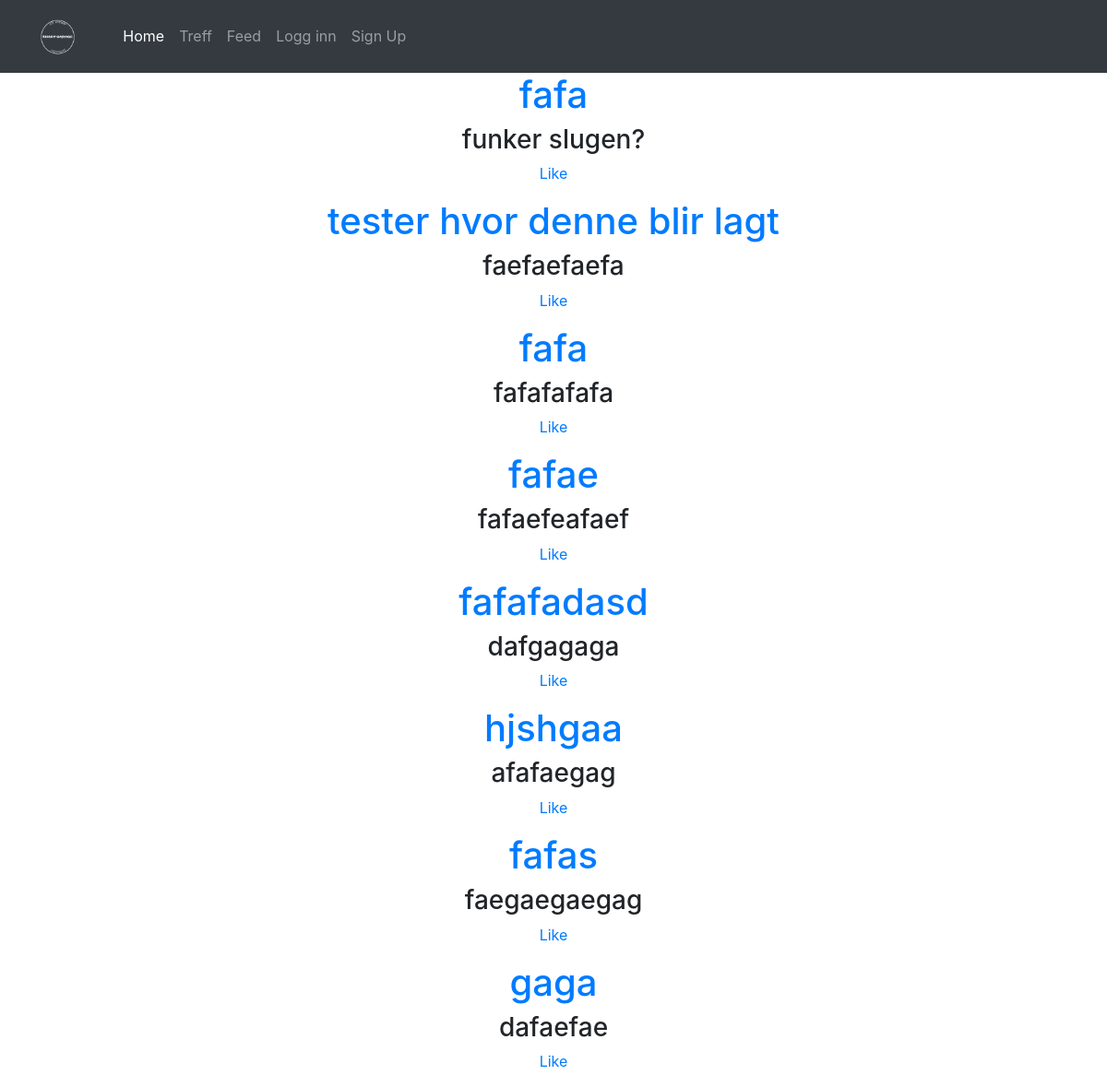
Page /posts/post_feed/ on the committed database.
### posts/models.py (models this page shows, shortened)
class Post(models.Model):
    user_fk = models.ForeignKey(User, related_name = "user_posting")
    post_title = models.CharField(max_length = 100)
    post_image = models.ImageField(upload_to="post_pic", blank = True)
    post_description = models.TextField(max_length = 255, blank = True)
    post_likes = models.ManyToManyField(auth.models.User, blank = True, related_name = "post_likes")
    post_created = models.DateTimeField(auto_now_add = True)
    slug = models.SlugField(unique = True)
    def get_absolute_url(self):
        return reverse('posts:post_detail', kwargs={'slug':self.slug})
    def post_like(self):
        return reverse('posts:post_like', kwargs={'slug':self.slug})
    class Meta:
        ordering = ['-post_created']

### posts/views.py (the view)
class PostList(ListView):
    model = models.Post
    template_name = 'posts/post_list.html'

### posts/templates/posts/post_list.html
{% extends "base.html" %}
{% load staticfiles %}
{% block body %}
  <div class="container" align="center">
    {% for post in object_list %}
        <h1> <a href="{{ post.get_absolute_url }}">{{post.post_title}} </a></h1>
        <h3> {{post.post_description}} </h3>
        <p> <a href="{{ post.post_like }}"> Like </a> </p>
    {% endfor %}
  </div>
{% endblock %}

### static/css/style.css (style rules this page uses)
* { margin: 0; padding: 0; }
a { text-decoration: none; }

### rows in the picture
Post: post_title "fafa", post_description "funker slugen?"
Post: post_title "tester hvor denne blir lagt", post_description "faefaefaefa"
Post: post_title "fafa", post_description "fafafafafa"
Post: post_title "fafae", post_description "fafaefeafaef"
Post: post_title "fafafadasd", post_description "dafgagaga"
Post: post_title "hjshgaa", post_description "afafaegag"
Post: post_title "fafas", post_description "faegaegaegag"
Post: post_title "gaga", post_description "dafaefae"
